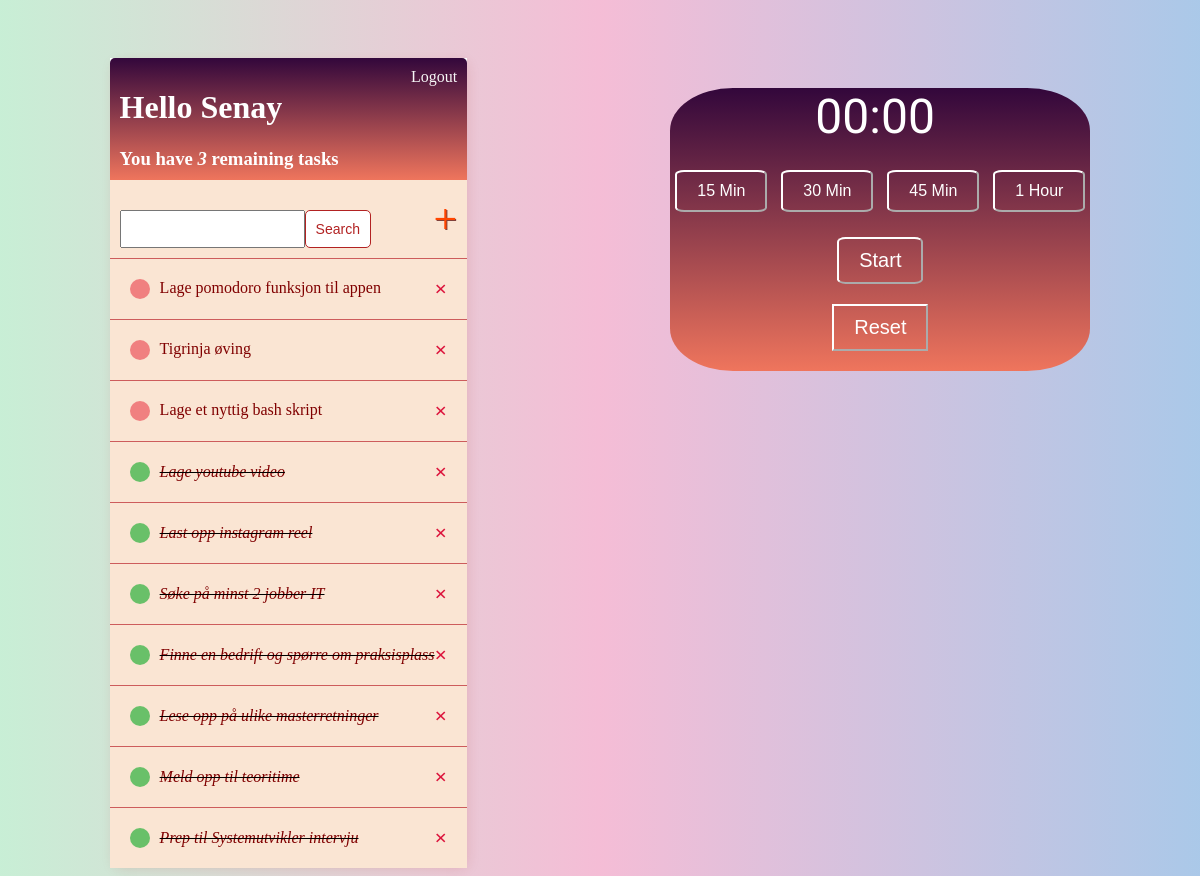
Before: / (signed in) with the older database file.
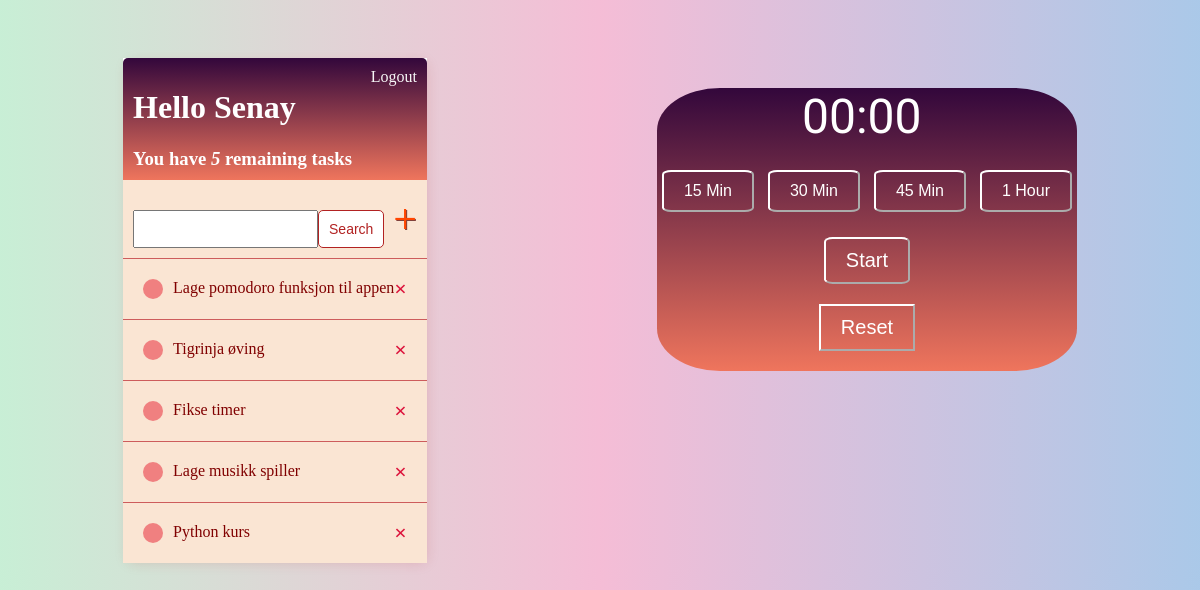
After: the same page with the newer database file.
### todo/models.py (models this page shows)
class Task(models.Model):
    user = models.ForeignKey(
        User, on_delete= models.CASCADE, null=True, blank=True)
    title = models.CharField(max_length=200)
    description = models.TextField(null=True, blank=True)
    complete = models.BooleanField(default=False)
    created = models.DateTimeField(auto_now_add=True)
    def __str__(self):
        return self.title
    class Meta:
        ordering = ['complete']

### todo/views.py (the view)
# urls.py: path('', TaskList.as_view(), name='tasks'),
class TaskList(LoginRequiredMixin, ListView):
    model = Task
    context_object_name = 'tasks'
    def get_context_data(self, **kwargs):
        context = super().get_context_data(**kwargs)
        context['tasks'] = context['tasks'].filter(user=self.request.user)
        context['count'] = context['tasks'].filter(complete=False).count()
        search_input = self.request.GET.get('search-area') or ''
        if search_input:
            context['tasks'] = context['tasks'].filter(
                title__startswith=search_input)
        context['search_input'] = search_input
        return context

### todo/templates/todo/task_list.html (shortened to what this page needs)
{% extends 'todo/main.html' %}
{% block content %}
<div class="main-container" style="display: flex; justify-content: space-between;">
    <div class="tasks-container">
        <div class="header-bar">
            <div>
                <h1>Hello {{request.user|title}}</h1>
                <h3 style="margin:0">You have <i>{{count}}</i> remaining task{{count | pluralize:"s" }}</h3>
            </div>
            {% if request.user.is_authenticated %}
            <a href="{% url 'logout' %}">Logout</a>
            {% else %}
            <a href="{% url 'login' %}">Login</a>
            {% endif %}
        </div>
        <div id="search-add-wrapper">
            <form  method="GET" style="margin-top: 20px;display: flex;">
                <input type='text' name='search-area' value="{{search_input}}">
                <input class="button" type="submit" value='Search'>
            </form>
            <a id="add-link" href="{% url 'task-create' %}">&#x2b;</a>
        </div>
        <div class="task-items-wrapper">
            {% for task in tasks %}
                <div class="task-wrapper">
                    {%  if task.complete %}
                        <div class="task-title">
                            <div class="task-complete-icon"></div>
                            <i><s><a href="{% url 'task-update' task.id %}">{{task}}</a></s></i>
                </div>
                    <a class="delete-link" href="{% url 'task-delete' task.id %}">&#215;</a>
                    {% else %}
                    <div class="task-title">
                        <div class="task-incomplete-icon"></div>
                        <a href="{% url 'task-update' task.id %}">{{task}}</a>
                    </div>
                    <a class="delete-link" href="{% url 'task-delete' task.id %}">&#215;</a>
                    {% endif %}
                </div>
            {% empty %}
            <h3>No items in list</h3>
            {% endfor %}
        </div>
    </div>
    <div class="timer-container">
        <div id="timer-display">00:00</div>
        <button class="time-setter" data-time="15">15 Min</button>
        <button class="time-setter" data-time="30">30 Min</button>
        <button class="time-setter" data-time="45">45 Min</button>
        <button class="time-setter" data-time="60">1 Hour</button>
        <div id="btn-container">
        <button id="start-stop">Start</button>
        <button id="reset">Reset</button>
    </div>
    </div>
</div>
{% endblock content%}

### todo/templates/todo/main.html (shortened to what this page needs)
{% load static %}
<!DOCTYPE html>
<html lang="en">
  <head>
    <link rel="stylesheet" href="{% static 'todo/css/style.css' %}" />
  </head>
  <body>
    {% block content %} {% endblock content %}
  </body>
</html>

### todo/static/todo/css/style.css (style rules this page uses)
#timer-display { font-size: 48px; margin-bottom: 20px; margin-left: 145px; color: white; }
.time-setter { margin: 5px; padding: 10px 20px; font-size: 16px; border-radius: 10%; color: #fff; background:none ; border-color: white; }
#start-stop { display: block; margin: 20px auto; padding: 10px 20px; font-size: 20px; border-radius: 10%; color: #fff; background:none ; border-color: white; }
#reset { display: block; margin: 20px auto; padding: 10px 20px; font-size: 20px; color: #fff; background:none ; border-color: white; }

### todo/templates/todo/main.html (style rules this page uses)
body { background: linear-gradient( 90deg, hsla(141, 54%, 86%, 1) 0%, hsla(333, 73%, 85%, 1) 50%, hsla(211, 58%, 79%, 1) 100% ); filter: progid: DXImageTransform.Microsoft.gradient( startColorstr="#CAEFD7", endColorstr="#F5BFD7", GradientType=1 ); font-family: "Nunito Sans", sans-serif; padding-top: 50px; }
h1, h2, h3, h4, h5, h6 { font-family: Georgia, serif; color: #fff; }
a, p { font-family: Georgia, serif; color: #8b0000; }
.tasks-container { max-width: 550px; margin: auto; background-color: #fff; -webkit-box-shadow: 2px 2px 13px -4px rgba(178, 34, 34, 0.21); box-shadow: 2px 2px 13px -4px rgba(178, 34, 34, 0.21); }
.header-bar { display: flex; justify-content: space-between; color: #fff; padding: 10px; border-radius: 5px 5px 0 0; background: hsla(10, 82%, 65%, 1); background: linear-gradient( 90deg, hsla(10, 82%, 65%, 1) 0%, hsla(290, 79%, 13%, 1) 100% ); background: -moz-linear-gradient( 90deg, hsla(10, 82%, 65%, 1) 0%, hsla(290, 79%, 13%, 1) 100% ); background: -webkit-linear-gradient( 90deg, hsla(10, 82%, 65%, 1) 0%, hsla(290, 79%, 13%, 1) 100% ); filter: progid: DXImageTransform.Microsoft.gradient( startColorstr="#EF745C", endColorstr="#34073D", GradientType=1 ); }
.header-bar a { color: rgb(247, 247, 247); text-decoration: none; }
.task-wrapper { display: flex; align-items: center; justify-content: space-between; padding: 20px; background-color: #fae5d3; border-top: 1px solid rgb(205, 92, 92); }
.task-title { display: flex; }
.task-title a { text-decoration: none; color: #800000; margin-left: 10px; }
.task-incomplete-icon { height: 20px; width: 20px; background-color: rgb( 240, 128, 128 ); border-radius: 50%; }
.delete-link { text-decoration: none; font-weight: 900; color: #dc143c; font-size: 22px; line-height: 0; }
#search-add-wrapper { display: flex; justify-content: space-between; align-items: center; padding: 10px; background: #fae5d3; }
#add-link { color: #ff4500; text-decoration: none; font-size: 42px; text-shadow: 1px 1px #81413b; }
::placeholder { font-weight: 300; opacity: 0.5; }
.button { border: 1px solid #b22222; background-color: #fff; color: #b22222; padding: 10px; font-size: 14px; border-radius: 5px; cursor: pointer; text-decoration: none; }
.timer-container { max-width: 550px; margin: auto; margin-top: 30px; background: hsla(10, 82%, 65%, 1); background: linear-gradient( 90deg, hsla(10, 82%, 65%, 1) 0%, hsla(290, 79%, 13%, 1) 100% ); background: -moz-linear-gradient( 90deg, hsla(10, 82%, 65%, 1) 0%, hsla(290, 79%, 13%, 1) 100% ); background: -webkit-linear-gradient( 90deg, hsla(10, 82%, 65%, 1) 0%, hsla(290, 79%, 13%, 1) 100% ); filter: progid: DXImageTransform.Microsoft.gradient( startColorstr="#EF745C", endColorstr="#34073D", GradientType=1 ); border-radius: 15%; }

Changed rows visible on the page:
removed Task: title "Lage et nyttig bash skript"
removed Task: title "Lage youtube video"
removed Task: title "Last opp instagram reel"
removed Task: title "Søke på minst 2 jobber IT"
removed Task: title "Finne en bedrift og spørre om praksisplass"
removed Task: title "Lese opp på ulike masterretninger"
removed Task: title "Meld opp til teoritime"
removed Task: title "Prep til Systemutvikler intervju"
added Task: title "Fikse timer"
added Task: title "Lage musikk spiller"
added Task: title "Python kurs"
Other visible differences:
{{ count }}: "3" → "5"
